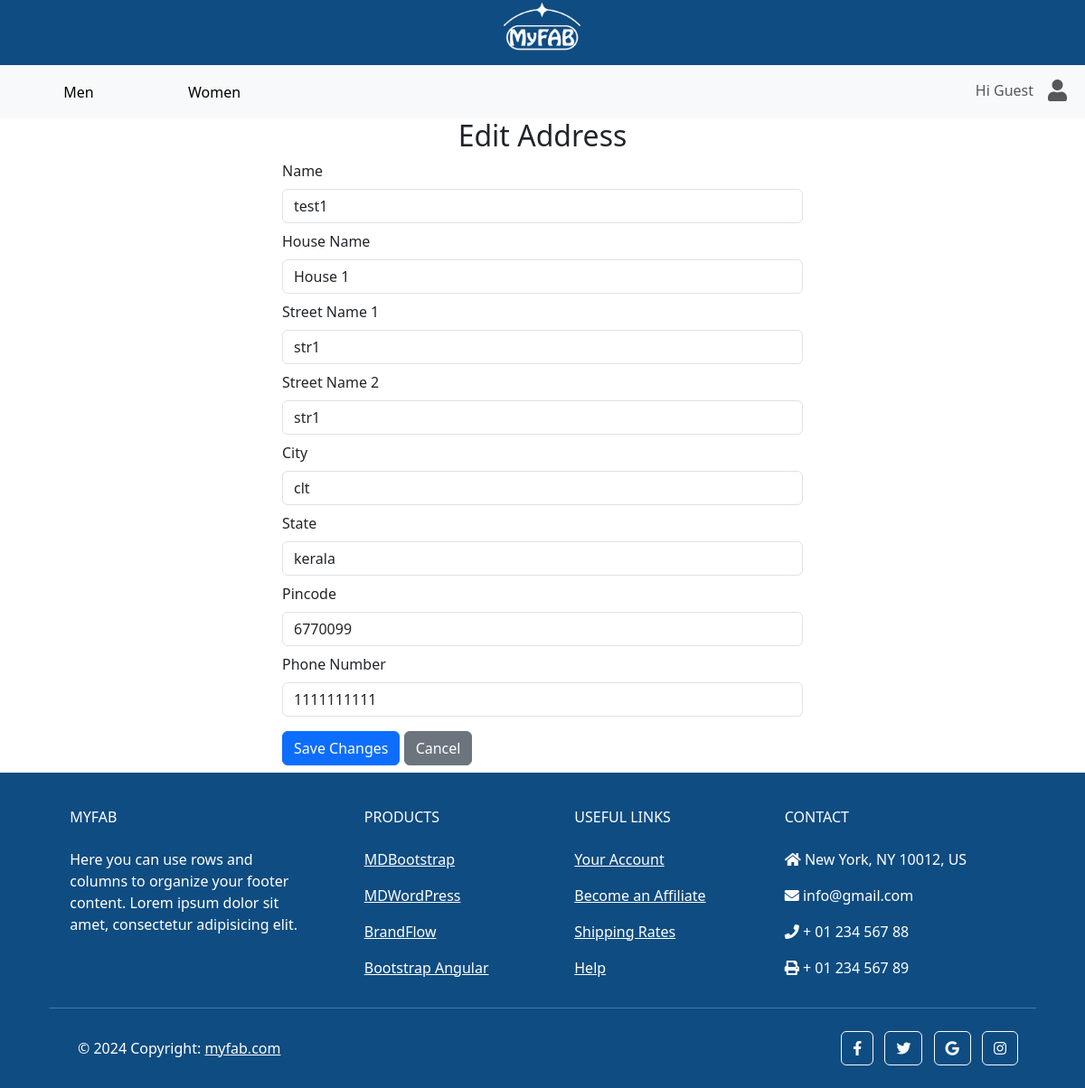
/accounts/address/5/edit/, run on an earlier commit of the app's database.
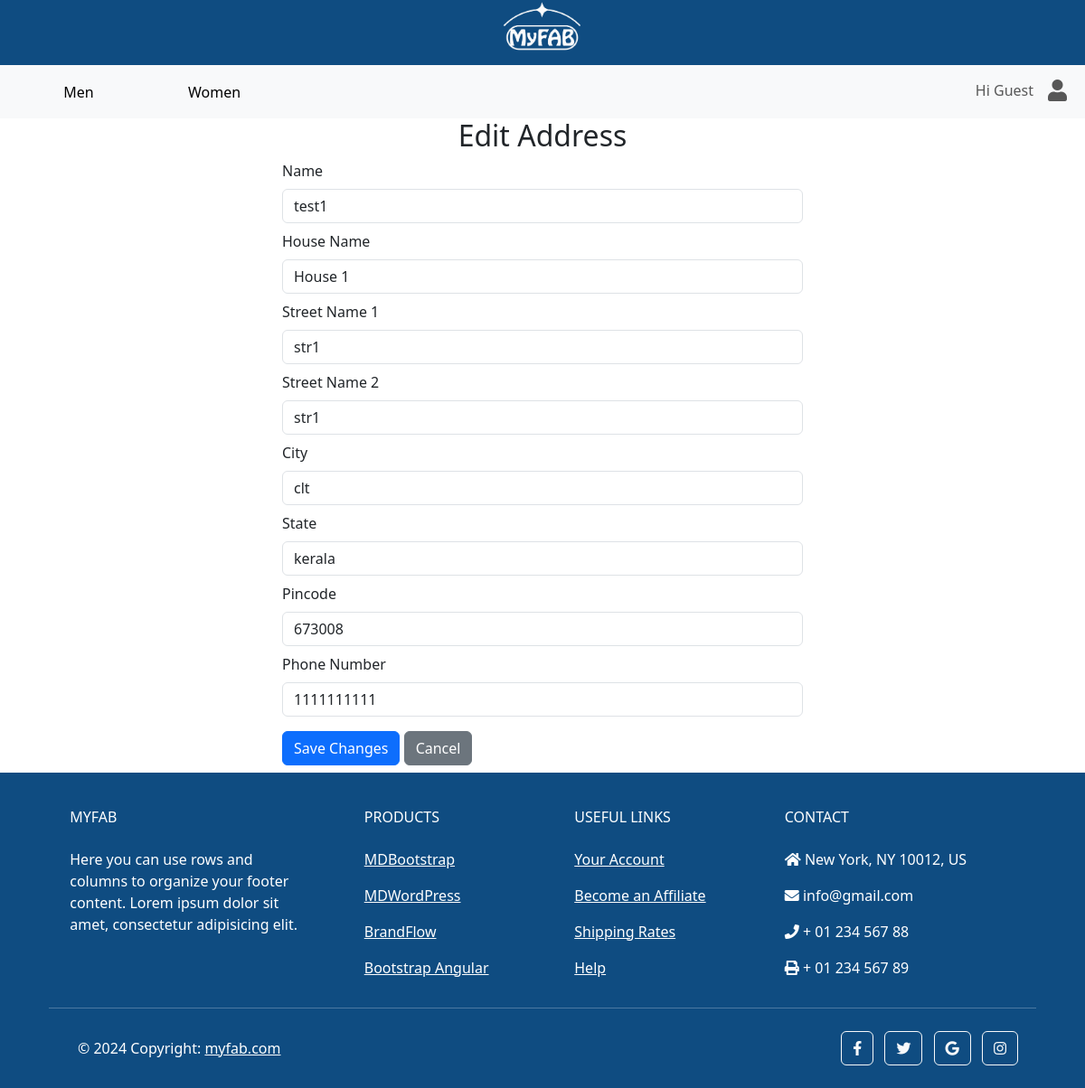
And on a later commit of the database.
### accounts/models.py (models this page shows, shortened)
class Address(models.Model):
    customer_id = models.ForeignKey(CustomUser, on_delete=models.CASCADE)
    name = models.CharField(max_length=100, blank=False, null=False)
    house_name = models.CharField(max_length=100, blank=False, null=False)
    street_name_1 = models.CharField(max_length=100, blank=False, null=False)
    street_name_2 = models.CharField(max_length=100, blank=True, null=True)
    city = models.CharField(max_length=100, blank=False, null=False)
    state = models.CharField(max_length=100, blank=False, null=False)
    pincode = models.CharField(max_length=10, blank=False, null=False)
    phone_number = models.CharField(max_length=13)

### accounts/views.py (the view)
# urls.py: path('address/<int:pk>/edit/', AddressEdit.as_view(), name='edit_address'),
class AddressEdit(UpdateView):
    model = Address
    form_class = AddressForm
    template_name = 'address_edit.html'
    success_url = reverse_lazy('accounts:address')

### accounts/forms.py (shortened to what this page needs)
class AddressForm(forms.ModelForm):
    class Meta:
        model = Address
        fields = ['customer_id', 'name', 'house_name', 'street_name_1', 'street_name_2',
                  'city', 'state', 'pincode', 'phone_number']

### templates/address_edit.html (shortened to what the changed rows need)
{% extends 'base.html' %}
{% load static %}
{% load custom_filters %}
{% block content %}
    <div class="container w-50">
        <h2 class="text-center">Edit Address</h2>
        <form  method="post" onsubmit="return confirmDelete()">
            <div class="form-group my-2">
                <label for="id_name" class="form-label">Name</label>
                <input type="text" class="form-control" id="id_name" name="name" value="{{object.name}}" required>
            </div>
            <div class="form-group my-2">
                <label for="id_house_name" class="form-label">House Name</label>
                <input type="text" class="form-control" id="id_house_name" name="house_name" value="{{object.house_name}}" required>
            </div>
            <div class="form-group my-2">
                <label for="id_street_name_1" class="form-label">Street Name 1</label>
                <input type="text" class="form-control" id="id_street_name_1" name="street_name_1" value="{{object.street_name_1}}" required>
            </div>
            <div class="form-group my-2">
                <label for="id_street_name_2" class="form-label">Street Name 2</label>
                <input type="text" class="form-control" id="id_street_name_2" name="street_name_2" value="{{object.street_name_1}}">
            </div>
            <div class="form-group my-2">
                <label for="id_city" class="form-label">City</label>
                <input type="text" class="form-control" id="id_city" name="city" value="{{object.city}}" required>
            </div>
            <div class="form-group my-2">
                <label for="id_state" class="form-label">State</label>
                <input type="text" class="form-control" id="id_state" name="state" value="{{object.state}}" required>
            </div>
            <div class="form-group my-2">
                <label for="id_pincode" class="form-label">Pincode</label>
                <input type="text" class="form-control" id="id_pincode" name="pincode" value="{{object.pincode}}" required>
            </div>
            <div class="form-group my-2">
                <label for="id_phone_number" class="form-label">Phone Number</label>
                <input type="text" class="form-control" id="id_phone_number" name="phone_number" value="{{object.phone_number}}" required>
            </div>
        </form>
    </div>
{% endblock %}

What changed in the data, as far as the page shows it:
changed Address "test1": pincode "6770099" → "673008"
